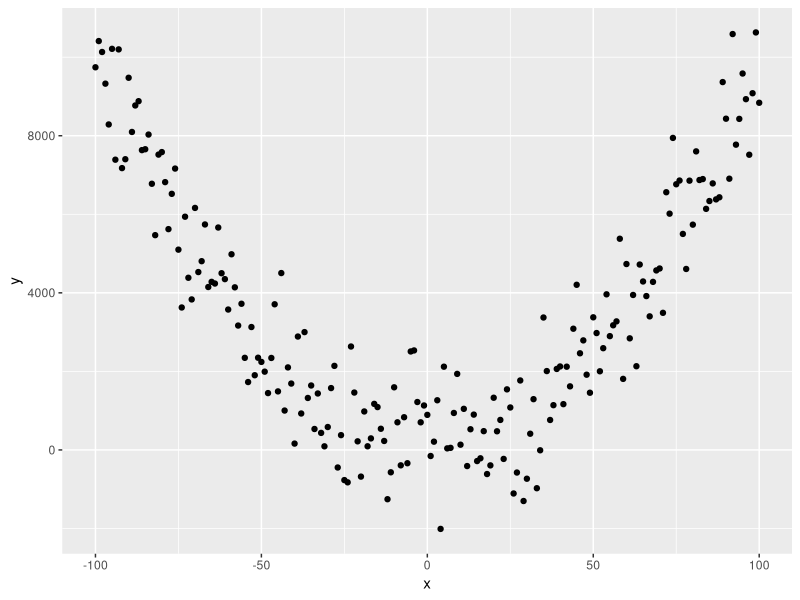

Reproduce this figure in R.
## ---- chunk 1
library(tidyverse)
## ---- chunk 2
# set x range
x <- -100:100
# define y without error
y_det <- 0.01+x^2
# add some random variation
y <- y_det+rnorm(length(x),0,1000)

# create dataframe and plot
df <- data.frame(x, y)
ggplot(df, aes(x = x, y = y))+
  geom_point()
